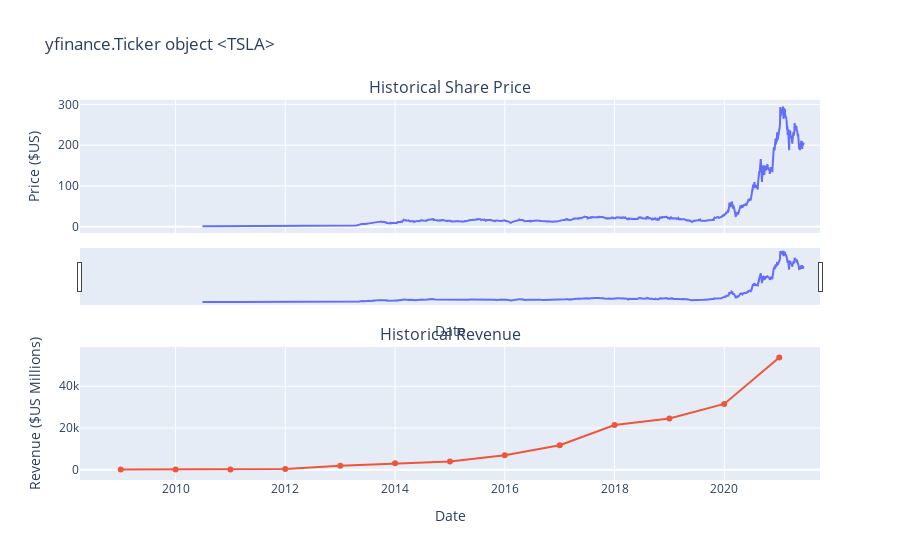

Notebook code cell kept with this figure:
### Markdown cell above
<details><summary>Hint</summary>

```

You just need to invoke the make_graph function with the required parameter to print the graphs.The structure to call the `make_graph` function is `make_graph(tesla_data, tesla_revenue, 'Tesla')`.

```
    
</details>

### Code cell
make_graph(tesla_data, tesla_revenue, tesla)

### Figure 1 — Plotly figure (JSON) as saved in the notebook; plotly's stock layout.template omitted (floating-point values rounded to 4 significant figures; data arrays with more than 128 entries replaced by an {"elided": "..."} marker saying what was removed)
{"data": [{"name": "Share Price", "type": "scatter", "x": {"elided": "2759 str values"}, "xaxis": "x", "y": {"elided": "2759 float values"}, "yaxis": "y"}, {"name": "Revenue", "type": "scatter", "x": ["2021-01-01T00:00:00", "2020-01-01T00:00:00", "2019-01-01T00:00:00", "2018-01-01T00:00:00", "2017-01-01T00:00:00", "2016-01-01T00:00:00", "2015-01-01T00:00:00", "2014-01-01T00:00:00", "2013-01-01T00:00:00", "2012-01-01T00:00:00", "2011-01-01T00:00:00", "2010-01-01T00:00:00", "2009-01-01T00:00:00"], "xaxis": "x2", "y": [53823, 31536, 24578, 21461, 11759, 7000, 4046, 3198, 2013, 413, 204, 117, 112], "yaxis": "y2"}], "layout": {"annotations": [{"font": {"size": 16}, "showarrow": false, "text": "Historical Share Price", "x": 0.5, "xanchor": "center", "xref": "paper", "y": 1.0, "yanchor": "bottom", "yref": "paper"}, {"font": {"size": 16}, "showarrow": false, "text": "Historical Revenue", "x": 0.5, "xanchor": "center", "xref": "paper", "y": 0.35, "yanchor": "bottom", "yref": "paper"}], "autosize": true, "showlegend": false, "title": {"text": "yfinance.Ticker object <TSLA>"}, "xaxis": {"anchor": "y", "autorange": true, "domain": [0, 1], "matches": "x2", "range": ["2008-04-17 14:36:45.0881", "2021-09-16 09:23:14.9119"], "rangeslider": {"autorange": true, "range": ["2008-04-17 14:36:45.0881", "2021-09-16 09:23:14.9119"], "visible": true, "yaxis": {"_template": null, "rangemode": "match"}}, "showticklabels": false, "title": {"text": "Date"}, "type": "date"}, "xaxis2": {"anchor": "y2", "autorange": true, "domain": [0, 1], "range": ["2008-04-17 14:36:45.0881", "2021-09-16 09:23:14.9119"], "title": {"text": "Date"}, "type": "date"}, "yaxis": {"anchor": "x", "autorange": true, "domain": [0.65, 1.0], "range": [-15.24, 310.7], "title": {"text": "Price ($US)"}, "type": "linear"}, "yaxis2": {"anchor": "x2", "autorange": true, "domain": [0, 0.35], "range": [-3892.0, 57830.0], "title": {"text": "Revenue ($US Millions)"}, "type": "linear"}}}
